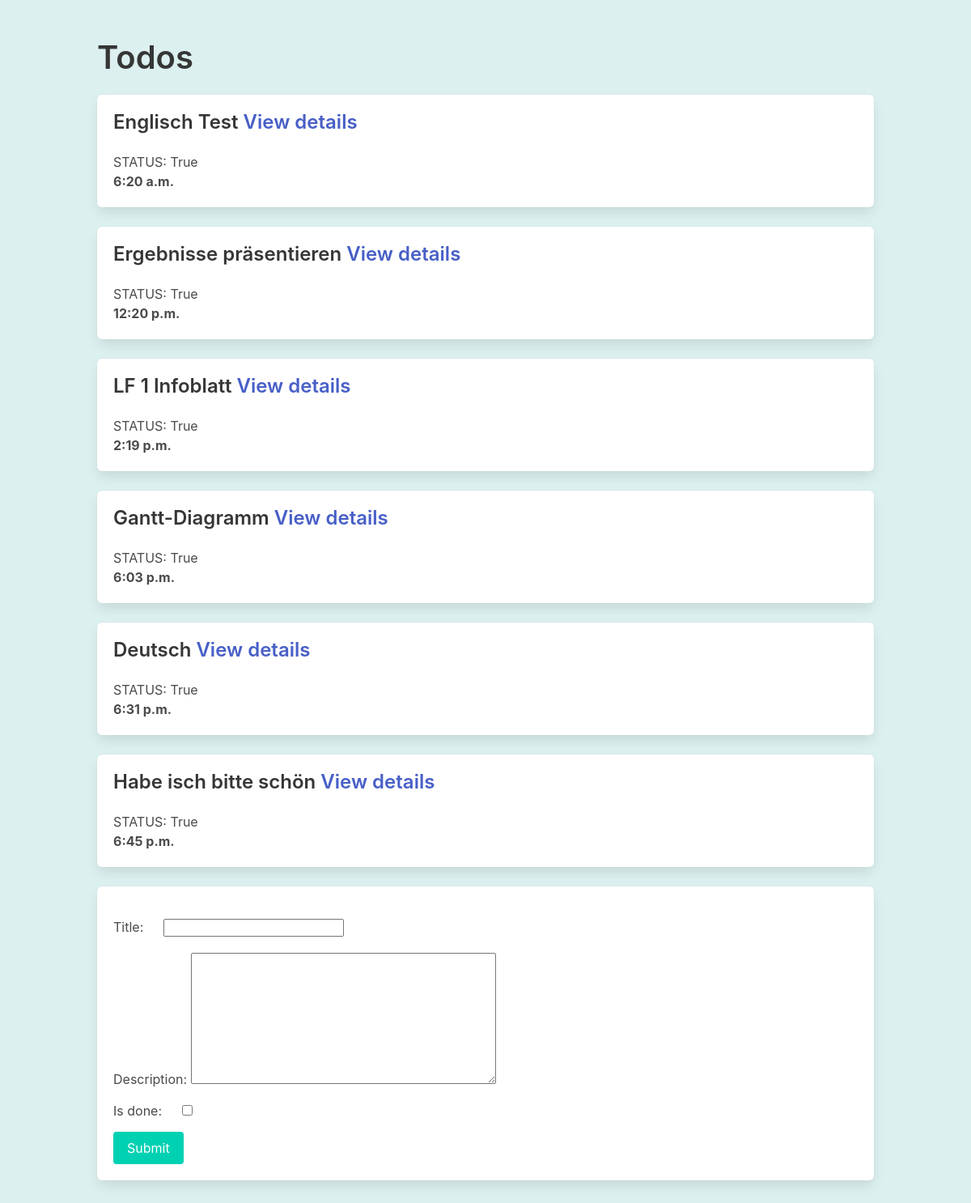
The page / on the database its author committed.
### todo/models.py (models this page shows)
class Todo(models.Model):
    title = models.CharField(max_length=255)
    description = models.TextField(blank=True, null=True)
    is_done = models.BooleanField(default=False)
    date_added = models.TimeField(auto_now_add=True)

### todo/views.py (the view)
# urls.py: path('', views.todos, name='todos'),
def todos(request):
    if request.method == 'POST':
        form = TodoForm(request.POST)
        if form.is_valid():
            form.save()
            return redirect('todos')
    else:
        form = TodoForm()
    todos = Todo.objects.all()
    return render(request, 'todos.html', {'todos' : todos, 'form' : form})

### todo/forms.py
class TodoForm(ModelForm):
    class Meta:
        model = Todo
        fields = '__all__'

### todo/templates/todos.html (shortened to what this page needs)
{% extends 'base.html' %}
{% block content%}
<div class="columns is-multiline">
  <div class="column is-12">
  <h1 class="title is-2">Todos</h1>
  </div>
  <div class="column is-12">
    {% for todo in todos %}
    <div class="box">
    <h1 class="title is-4">{{todo.title}} <a href="{% url 'todo' todo.id %}">View details</a></h1>
    <p>STATUS: {{todo.is_done}}</p>
    <p style="font-weight:bold;">{{todo.date_added}}</p>
    </div>
    {% empty %}
    <p>No todos yet...</p>
    {% endfor %}
  </div>
    <div class="column is-12">
  <form method="post" class="box">
    {{form.as_p}}
    <div class="field">
      <div class="control">
        <button class="button is-primary">Submit</button>
      </div>
    </div>
  </form>
    </div>
</div>
{% endblock %}

### todo/templates/base.html (shortened to what this page needs)
<!DOCTYPE html>
<html>
  <head>
    <link rel="stylesheet" href="https://cdn.jsdelivr.net/npm/bulma@0.9.4/css/bulma.min.css">
  </head>
  <body style="background:rgb(220,240,240);">
  <section class="section">
    <div class="container">
      {% block content %}
      {% endblock %}
    </div>
  </section>
  </body>
</html>

### todo/templates/base.html (style rules this page uses)
input { margin:20px; }

### rows shown on the page
Todo: title "Englisch Test", is_done "True", date_added "6:20 a.m."
Todo: title "Ergebnisse präsentieren", is_done "True", date_added "12:20 p.m."
Todo: title "LF 1 Infoblatt", is_done "True", date_added "2:19 p.m."
Todo: title "Gantt-Diagramm", is_done "True", date_added "6:03 p.m."
Todo: title "Deutsch", is_done "True", date_added "6:31 p.m."
Todo: title "Habe isch bitte schön", is_done "True", date_added "6:45 p.m."
